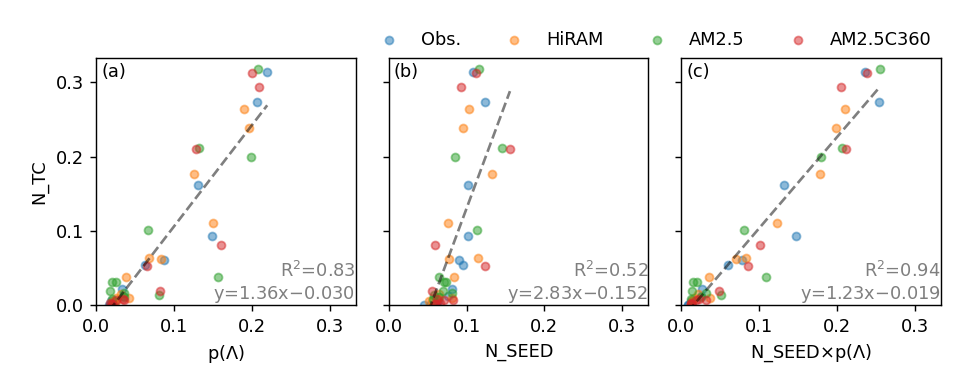

Source code (Python):
#!/usr/bin/env python
# Wenchang Yang (wenchang@princeton.edu)
# Thu Jun  4 11:50:59 EDT 2020
if __name__ == '__main__':
    from misc.timer import Timer
    tt = Timer(f'start {__file__}')
import sys, os.path, os, glob
import xarray as xr, numpy as np, pandas as pd
import matplotlib.pyplot as plt
#more imports
import xaddon
from wyshared import scatterplot
#
if __name__ == '__main__':
    tt.check('end import')
#
#start from here
basin = 'NA'
years = slice('1980', '2018')
dfile = __file__.replace('.py', f'.{basin}.nc')
if os.path.exists(dfile):
    ds = xr.open_dataset(dfile)
    print('[loaded]:', dfile)
else:
    from ERA5.fig_scatter_ntc_vs_all_rainy0p5xvort import get_scatter_data as get_scatter_data_era5
    from IBTrACS.data_ntc_cycle import get_cycle as cycle_ntc
    from amipHadISST.fig_scatter_ntc_vs_all_rainy0p5xvort import get_scatter_data as get_scatter_data_hiram
    from AM2p5.fig_scatter_ntc_vs_all_rainy0p5xvort import get_scatter_data as get_scatter_data_floram
    from AM2p5C360.fig_scatter_ntc_vs_all_rainy import get_scatter_data as get_scatter_data_floramplus
    ds_obs = get_scatter_data_era5(basin=basin, years=years)
    ds_obs['ntc_era5'] = ds_obs['ntc']
    ds_obs['ntc'] = cycle_ntc(basin=basin, years=years)['mclim']
    ds_hiram = get_scatter_data_hiram(basin=basin, years=years)
    ds_floram = get_scatter_data_floram(basin=basin, years=years)
    ds_floramplus = get_scatter_data_floramplus(basin=basin, years=years)
    # normalize by annual total value
    func_norm = lambda x: x/x.sum('month')
    ds_obs = ds_obs.pipe(func_norm)
    ds_hiram = ds_hiram.pipe(func_norm)
    ds_floram = ds_floram.pipe(func_norm)
    ds_floramplus = ds_floramplus.pipe(func_norm)
    # concatenate data
    ds = xr.concat([ds_obs.drop('ntc_era5'), ds_hiram, ds_floram, ds_floramplus], dim=pd.Index(['Obs.', 'HiRAM', 'AM2.5', 'AM2.5C360'], name='model'))
    ds.to_netcdf(dfile)
    print('[saved]:', dfile)
models = ds.model.values
ds = ds.stack(s=['model', 'month'])
    
 
if __name__ == '__main__':
    from wyconfig import * #my plot settings
    plt.rcParams['figure.constrained_layout.use'] = False
    plt.close()
    #fig, axes = plt.subplots(4, 3, sharey=True, sharex='col', figsize=(7.5,6.5))
    fig, axes = plt.subplots(1, 3, sharey=True, sharex=True, figsize=(7.5,3))
    suptitle = None #'Obs. (IBTrACS TC)'
    #figname = __file__.replace('.py', f'_{tt.today()}.png')

    ax = axes[0]
    #scatterplot(ax=ax, xlabel='ERA5 p($\Lambda$)', ylabel='IBTrACS N_TC', x='p', y='ntc', data=ds)
    #scatterplot(ax=ax, xlabel=None, ylabel='N_TC', x='p', y='ntc', data=ds, title='Obs.', tag='(a)')
    scatterplot(ax=ax, xlabel='p($\Lambda$)', ylabel='N_TC', x='p', y='ntc', data=ds, title=None, tag='(a)', label=None, color='.99')
    for model in models:
        scatterplot(ax=ax, x='p', y='ntc', data=ds.sel(model=model), rg_on=False, label=model)

    ax = axes[1]
    #scatterplot(ax=ax, xlabel='N_SEED', x='nseed', y='ntc', data=ds)
    scatterplot(ax=ax, xlabel='N_SEED', x='nseed', y='ntc', data=ds, tag='(b)', color='.99', label=None)
    for model in models:
        scatterplot(ax=ax, x='nseed', y='ntc', data=ds.sel(model=model), rg_on=False, label=model)

    ax = axes[2]
    #scatterplot(ax=ax, xlabel='N_SEED$\\times$p($\Lambda$)', x='nseedxp', y='ntc', data=ds)
    scatterplot(ax=ax, xlabel='N_SEED$\\times$p($\Lambda$)', x='nseedxp', y='ntc', data=ds, tag='(c)', color='.99', label=None)
    for model in models:
        scatterplot(ax=ax, x='nseedxp', y='ntc', data=ds.sel(model=model), rg_on=False, label=model)
    key = 'ntc'
    ymax = ds[key].max().item()
    f = 1.05 #scale factor
    ax.set_ylim(0, ymax*f)
    ax.set_xlim(0, ymax*f)

    plt.tight_layout(rect=[0,0,1,0.9])
    axes[2].legend(bbox_to_anchor=(1, 1), loc='lower right', frameon=False, ncol=4, borderpad=0)

    if suptitle is not None:
        fig.suptitle(suptitle)

    if len(sys.argv)>1 and sys.argv[1]=='savefig':
        figname = __file__.replace('.py', '.png')
        wysavefig(figname)

    tt.check(f'**Done**')
    plt.show()
    plt.rcParams['figure.constrained_layout.use'] = True
    
